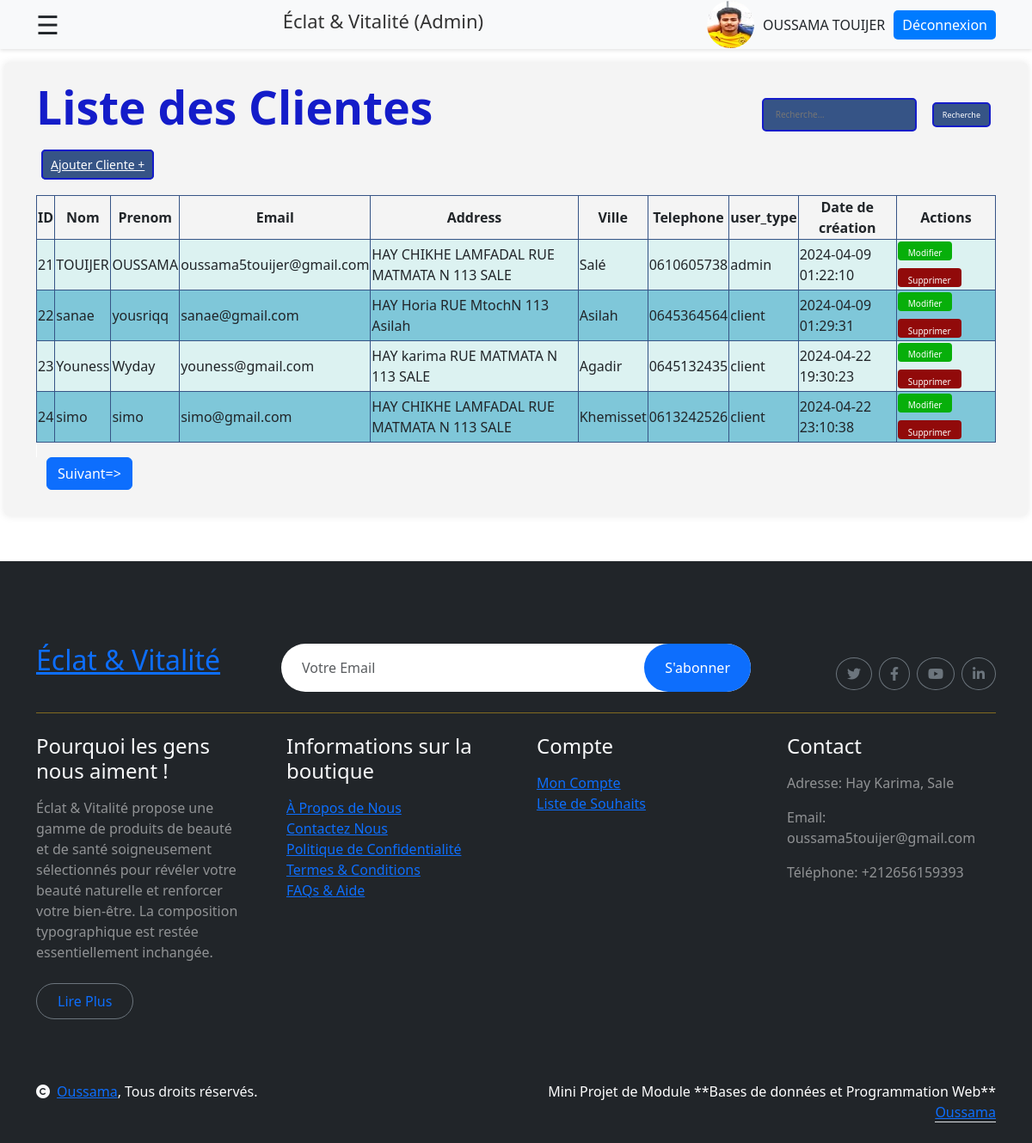
Before: /admin/users/listeCustomers.php (signed in) with the older database file.
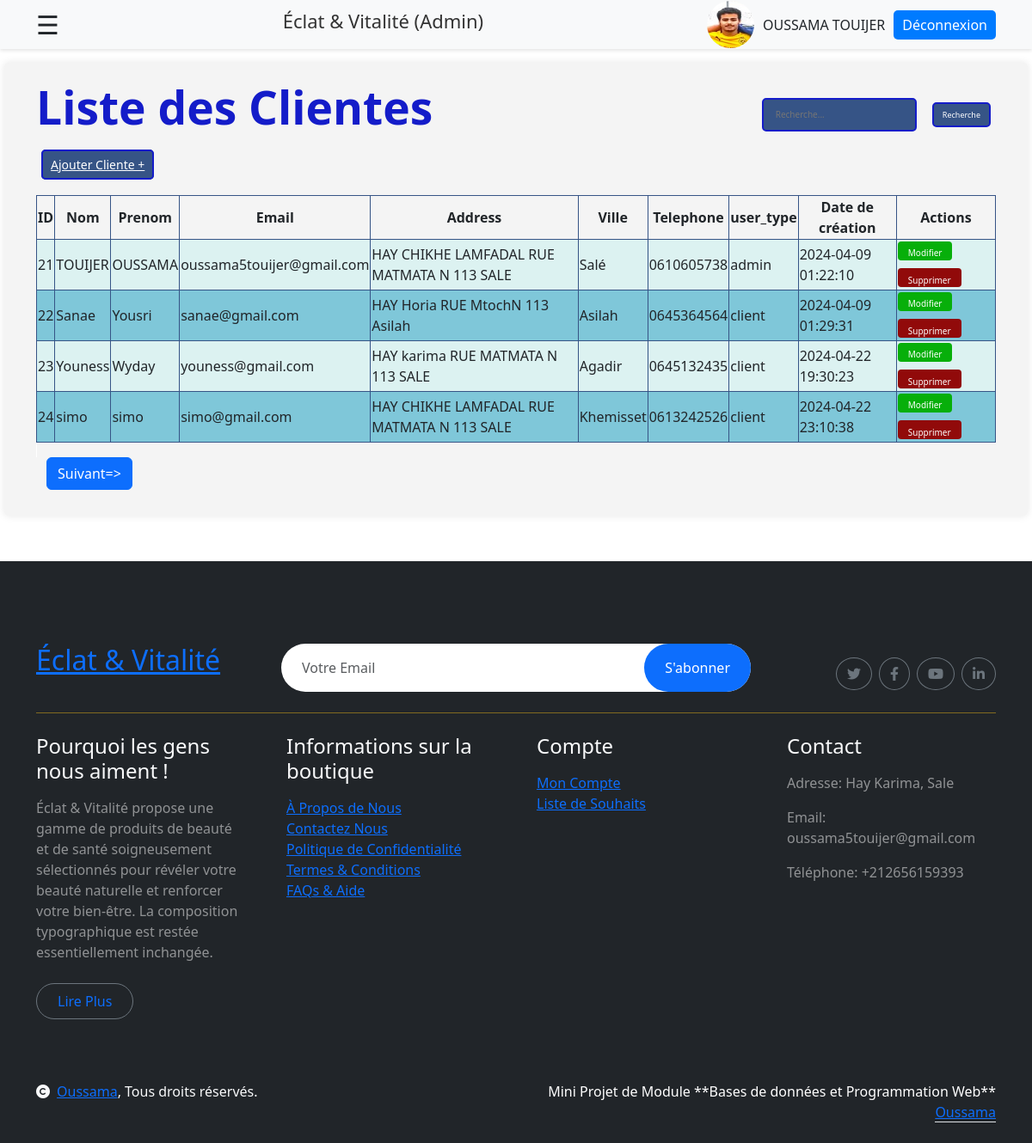
After: the same page with the newer database file.
### tables this page shows
CREATE TABLE IF NOT EXISTS `users` (
  `id` bigint NOT NULL AUTO_INCREMENT,
  `nom` varchar(100) DEFAULT NULL,
  `prenom` varchar(100) DEFAULT NULL,
  `email` varchar(255) DEFAULT NULL,
  `password` varchar(255) DEFAULT NULL,
  `user_type` enum('client','admin') DEFAULT NULL,
  `telephone` varchar(20) DEFAULT NULL,
  `address` varchar(255) DEFAULT NULL,
  `ville` varchar(100) DEFAULT NULL,
  `date_creation` timestamp NULL DEFAULT CURRENT_TIMESTAMP,
  `date_modification` timestamp NULL DEFAULT CURRENT_TIMESTAMP ON UPDATE CURRENT_TIMESTAMP,
  `etat` tinyint(1) DEFAULT '0',
  PRIMARY KEY (`id`)
);

### include/functionsCustomers.php (called while the page is built, shortened)
<?php
function connectToDatabase() {
    $servername = "localhost";
    $username = "root";
    $password = "";
    $DBname = "eclat_vitalite";
    try {
        $conn = new PDO("mysql:host=$servername;dbname=$DBname", $username, $password);
        $conn->setAttribute(PDO::ATTR_ERRMODE, PDO::ERRMODE_EXCEPTION);
        return $conn;
    } catch(PDOException $e) {
        echo "Échec de la connexion : " . $e->getMessage();
        exit();
    }
}
function getAllCustomers() {
    $conn = connectToDatabase();
    $requete = "SELECT * FROM users";
    try {
        $resultat = $conn->query($requete);
        $users = $resultat->fetchAll();
        return $users;
    } catch(PDOException $e) {
        echo "Erreur lors de l'exécution de la requête : " . $e->getMessage();
        $conn = null;
        exit();
    }
}
?>

### admin/users/listeCustomers.php (the view, shortened to what the changed rows need)
<?php
include '../../include/functionsCustomers.php';
if(!empty($_POST['sCus'])) {
    $users = searchCustomers($_POST['sCus']);
} else {
    $users = getAllCustomers();
}
$page = isset($_GET['page']) ? $_GET['page'] : 1;
$usersPerPage = 4;
$startIndex = ($page - 1) * $usersPerPage;
$usersToShow = array_slice($users, $startIndex, $usersPerPage);
?>
<!DOCTYPE html>
<html lang="en">
<head>
    <link rel="stylesheet" href="stylesCustomers.css">
    <link href="https://cdn.jsdelivr.net/npm/bootstrap@5.3.3/dist/css/bootstrap.min.css" rel="stylesheet" />
    <link href="https://getbootstrap.com/docs/5.3/assets/css/docs.css" rel="stylesheet" />
    <link rel="stylesheet" href="https://cdnjs.cloudflare.com/ajax/libs/font-awesome/6.0.0-beta3/css/all.min.css">
</head>
<body>
    <div class="main-content">
        <main >
            <div class="container">
                <?php
                if(isset($_SESSION['email'])) {
                echo "<div class='title-and-button'>";
                echo "<h2 class='title' >Liste des Clientes</h1>";
                print'<form method="post" action="" >
                    <input type="number" for="b1" name="sCus" placeholder="Recherche..." class="iptR">
                    <button type="submit" id="b1" class="buR" >
                        Recherche
                    </button>
                </form>';
                echo "</div>";?>
            </div>
            <?php echo '<div class="container"><a href="ajout.php" class="btnAjout" data-bs-toggle="modal" data-bs-target="#ajoutModal"> Ajouter Cliente + </a></div><br>';?>
            <div class="container">
                <?php
                if (empty($usersToShow)) {
                    echo "<p>Aucun Clientes trouvé.</p>";
                } else {
                    echo "<div class='alert alert-danger'>Échec de la mise à jour du Clientes. Veuillez réessayer !!!</div>";?>
                <?php
                echo ' <div class="siw"> <table class="tablee" style="margin-left: auto; margin-right: auto;">
                    <thead>
                <tr>
                    <th>ID</th>
                    <th>Nom</th>
                    <th>Prenom</th>
                    <th>Email</th>
                    <th>Address</th>
                    <th>Ville</th>
                    <th>Telephone</th>
                    <th>user_type</th>
                    <th>Date de création</th>
                    <th>Actions</th>
                </tr>
                    </thead>
                    <tbody>';
                foreach ($usersToShow as $users) {
                    echo "<tr>
                                      <td>{$users['id']}</td>
                                      <td>{$users['nom']}</td>
                                      <td>{$users['prenom']}</td>
                                      <td>{$users['email']}</td>
                                      <td>{$users['address']}</td>
                                      <td>{$users['ville']}</td>
                                      <td>{$users['telephone']}</td>
                                      <td>{$users['user_type']}</td>
                                      <td>{$users['date_creation']}</td>
                                      <td>
                                           <a href='modifer.php' data-bs-toggle='modal' data-bs-target='#modifierModal{$users['id']}' ><button class='edit-button'>Modifier</button></a>
                                           <a href='supprimer.php?id={$users['id']}'><button class='delete-button'>Supprimer</button></a>
                                      </td>
                         </tr>";
                        }
                    echo '</tbody>';
                    echo '</table>';?>
            </div>
        <?php
                }
                } else {
                    echo "<p>Session data not found.</p>";
                }
               ?>
        </main>
    </div>
<?php include '../../include/footer.php'?>
</body>
</html>

Changed rows visible on the page:
changed users "sanae@gmail.com": nom "sanae" → "Sanae"; prenom "yousriqq" → "Yousri"
